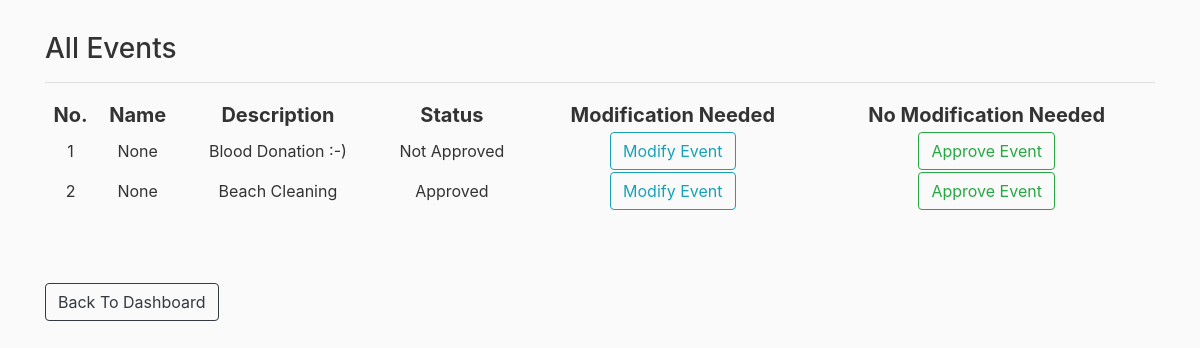
/cp_events (signed in), run on an earlier commit of the app's database.
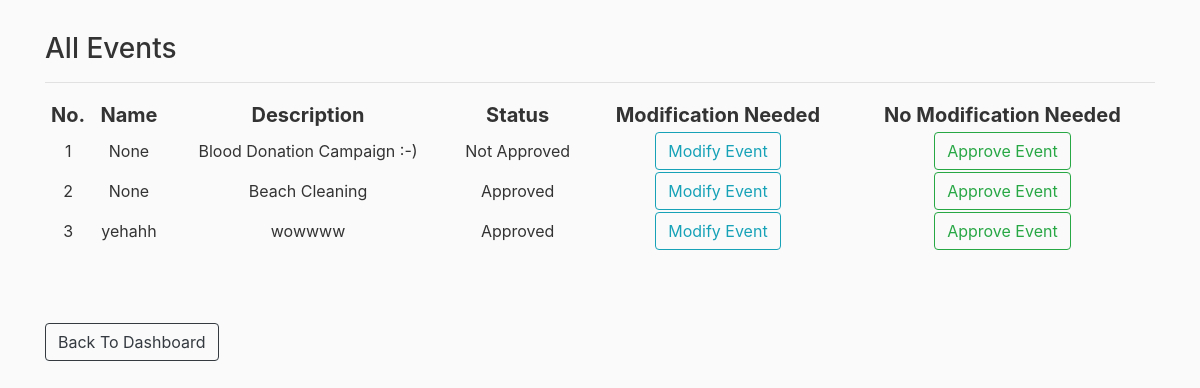
And on a later commit of the database.
### rbac/models.py (models this page shows)
class Event(db.Model):
    id = db.Column(db.Integer, primary_key=True)
    name = db.Column(db.String(50), unique=True)
    description = db.Column(db.String(200), unique=True, nullable=False)
    event_date = db.Column(db.DateTime, index=True, default=datetime.utcnow)
    status = db.Column(db.String(20), nullable=False, default=False) #0=not approved; 1=approved; 2=done
    users_attended = relationship("User", secondary="attendance") #event.users_attended
    users_registered = relationship("User", secondary="registration") #event.users_registered

### rbac/routes.py (the view)
@app.route("/cp_events", methods=['GET','POST'])
@login_required
def cp_events():
    if get_role(current_user) != 'CP':
        return redirect(url_for('home'))
    events = Event.query.all()
    return render_template('cp_events.html',events=events)

### rbac/models.py (called while the page is built)
@login_manager.user_loader
def load_user(user_id):
    return User.query.get(int(user_id))

### rbac/templates/cp_events.html
{% extends "layout.html" %}
{% block content %}
    <h3>All Events</h3>
    <table style="width: 100%; text-align: center;">
        <tr style="font-size: 20px;">
                <th>No.</th>
                <th>Name</th>
                <th>Description</th>
                <th>Status</th>
                <th>Modification Needed</th>
                <th>No Modification Needed</th>
        </tr>
        <hr>
        {% for event in events %}
            <tr>
                <td>{{ loop.index }}</td>
                <td>{{ event.name }}</td>
                <td>{{ event.description }}</td>
                <td>
                    {% if event.status == '1' %}
                        Approved
                    {% elif event.status == '0' %}
                        Not Approved
                    {% elif event.status == '2' %}
                        Changes Needed
                    {% endif %}
                </td>
                <td><a class="btn btn-outline-info" role="button" href="{{ url_for('modify_event',id=event.id)}}">Modify Event</a></td>
                <td><a class="btn btn-outline-success" role="button" href="{{ url_for('approve_event',id=event.id)}}">Approve Event</a></td>
            </tr>
        {% endfor %}
    </table>
    <br><br><br>
    <a href="{{ url_for('cp_dashboard') }}" class="btn btn-outline-dark" >Back To Dashboard</a>
{% endblock content %}

### rbac/templates/layout.html (shortened to what this page needs)
<!DOCTYPE html>
<html lang="en">
<head>
    <link rel="stylesheet" href="https://maxcdn.bootstrapcdn.com/bootstrap/4.0.0/css/bootstrap.min.css">
    <link rel="stylesheet" href="{{ url_for('static', filename='main.css') }}" type="text/css">
</head>
<body >
    <div class="container">
        {% block content %}
        {% endblock content %}
    </div>
</body>
</html>

### rbac/static/main.css (style rules this page uses)
body { background: #fafafa; color: #333333; margin-top: 2rem; }

What changed in the data, as far as the page shows it:
changed Event: description "Blood Donation :-)" → "Blood Donation Campaign :-)"
added Event: name "yehahh", description "wowwww", status "Approved"
